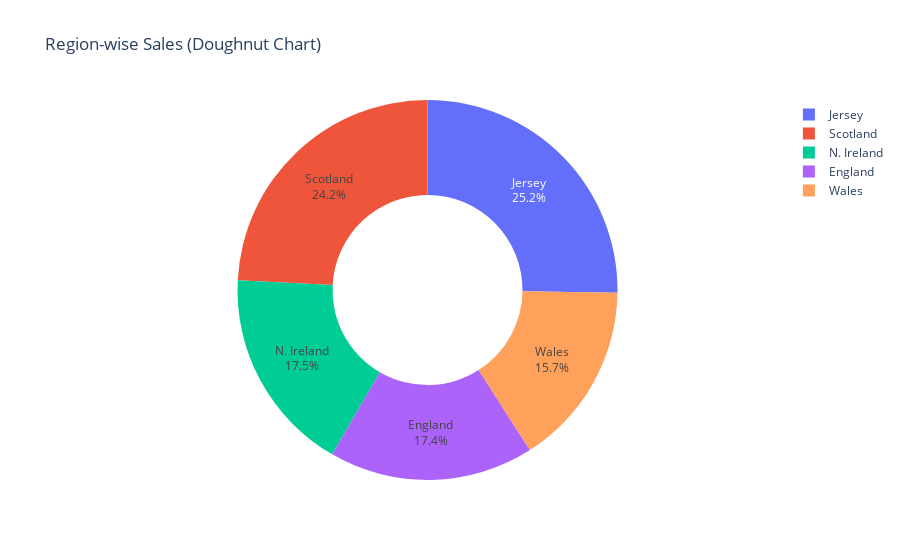

Here is the notebook cell this chart was saved with:
### Code cell
#Region Summary
region_summary = df.groupby('Region').agg(
    Total_Units_Sold = ('Units_Sold', 'sum'),
    Total_Revenue = ('Revenue_GBP', 'sum'),
    Total_Profit = ('Profit_GBP', 'sum'),
    Avg_Profit_Margin = ('Profit Margin', 'mean')
).reset_index().sort_values('Total_Units_Sold', ascending=False)

print("Region Summary:\n", region_summary)

# Region-wise Sales Doughnut Chart

fig = px.pie(
    region_summary,
    names="Region",
    values="Total_Revenue",     # or "Total_units_sold"
    hole=0.5,                   # This makes it a doughnut
    title="Region-wise Sales (Doughnut Chart)"
)

fig.update_traces(textinfo="percent+label")

fig.show()

### Figure 1 — Plotly figure (JSON) as saved in the notebook; plotly's stock layout.template omitted (floating-point values rounded to 4 significant figures)
{"data": [{"domain": {"x": [0, 1], "y": [0, 1]}, "hole": 0.5, "hovertemplate": "Region=%{label}<br>Total_Revenue=%{value}<extra></extra>", "labels": ["Scotland", "Jersey", "N. Ireland", "Wales", "England"], "legendgroup": "", "name": "", "showlegend": true, "textinfo": "percent+label", "type": "pie", "values": [609636969, 636097786, 440400000.0, 396500000.0, 439300000.0]}], "layout": {"legend": {"tracegroupgap": 0}, "title": {"text": "Region-wise Sales (Doughnut Chart)"}}}
